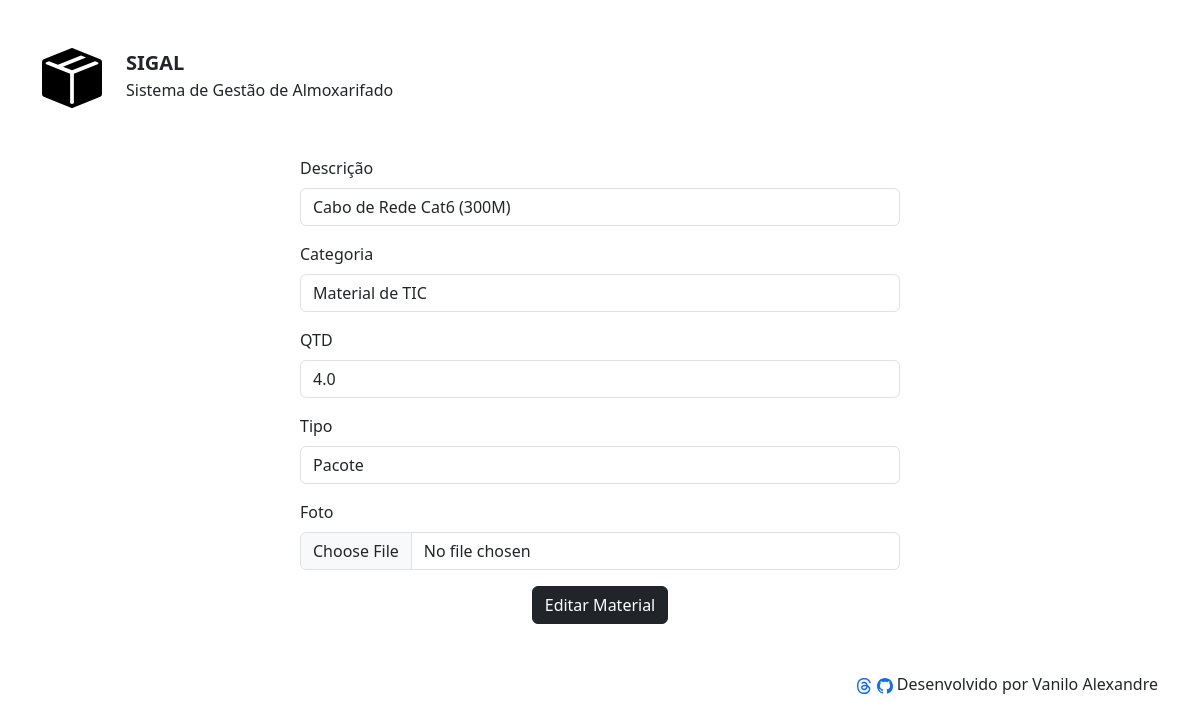
Before: /edit-material/3 (signed in) with the older database file.
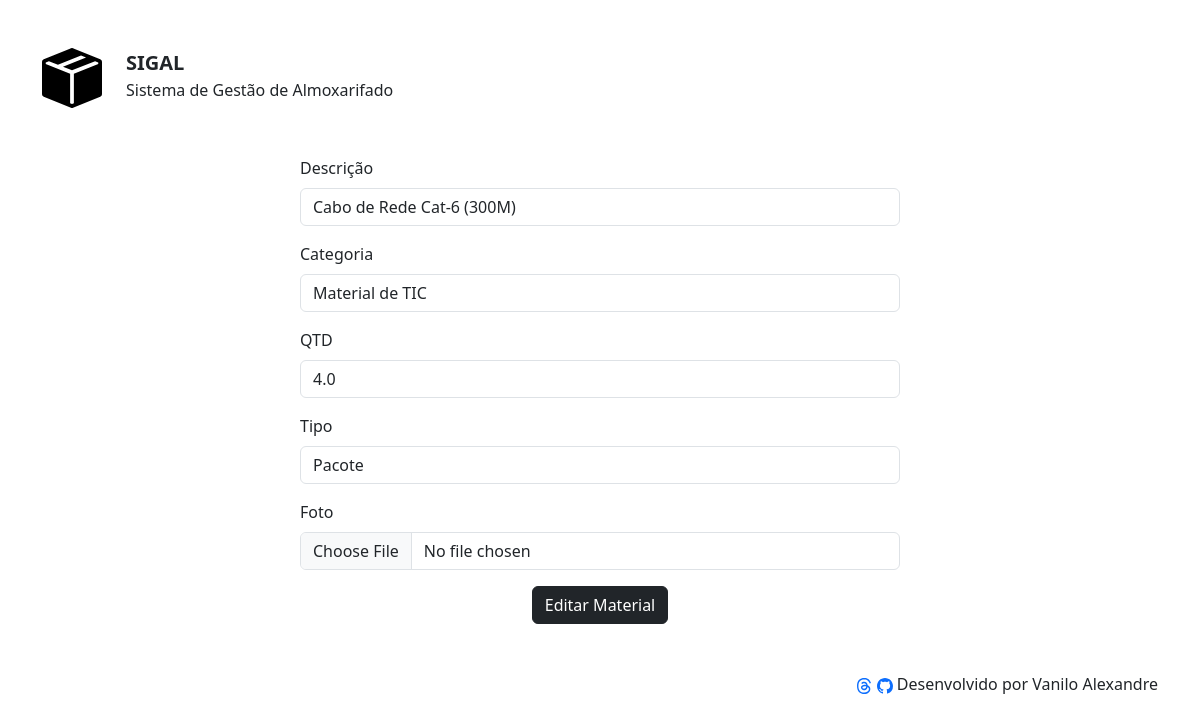
After: the same page with the newer database file.
### apps/estoque/models.py (models this page shows, shortened)
class Material(models.Model):
    OPCOES_CATEGORIA = [
        ("MAT-TIC", "Material de TIC"),
        ("MAT-EXPEDIENTE", "Material de Expediente"),
        ("MAT-ESCRITORIO", "Material de Escritório"),
    ]
    OPCOES_MEDIDA = [
        ("UND", "Unidade"),
        ("KG", "Quilograma"),
        ("PCT", "Pacote"),
    ]
    desc = models.CharField(max_length=100, null=False, blank=False)
    categoria = models.CharField(max_length=100, choices=OPCOES_CATEGORIA, default="")
    qtd = models.DecimalField(max_digits=8, decimal_places=1, null=False, blank=False)
    tipo = models.CharField(max_length=100, choices=OPCOES_MEDIDA, default="UND")
    foto = models.ImageField(upload_to="fotos/%Y/%m/%d/", blank=True)

### apps/estoque/views.py (the view)
# urls.py: path("edit-material/<int:materialID>", editMaterial, name="edit-material"),
def editMaterial(request, materialID):
    if not request.user.is_authenticated:
        messages.error(request, 'Usuário não logado')
        return redirect('login')
    material = Material.objects.get(id=materialID)
    form = MaterialForms(instance=material)
    if request.method == 'POST':
        form = MaterialForms(request.POST, request.FILES, instance=material)
        if form.is_valid():
            form.save()
            messages.success(request, 'Material Editado com Sucesso!')
            return redirect('index')
    return render(request, 'estoque/editMaterial.html', {'form':form, 'materialID':materialID})

### apps/estoque/forms.py
class MaterialForms(forms.ModelForm):
    class Meta:
        model = Material
        exclude = []
        labels = {
            "desc":"Descrição",
            "categoria":"Categoria",
            "qtd":"QTD",
            "tipo":"Tipo",
            "foto":"Foto",
        }
        widgets = {
            "desc": forms.TextInput(attrs={"class":"form-control"}),
            "categoria": forms.Select(attrs={"class":"form-control"}),
            "qtd": forms.NumberInput(attrs={"class":"form-control"}),
            "tipo": forms.Select(attrs={"class":"form-control"}),
            "foto": forms.FileInput(attrs={"class":"form-control"}),
        }

### templates/estoque/editMaterial.html (shortened to what this page needs)
{% extends 'shared/base.html' %}
{% load static %}
{% block content %}
<body>
    <div class="container-sm">
        <form action="{% url 'edit-material' materialID%}" method="POST" class="mx-auto" style="max-width: 600px;" enctype="multipart/form-data">
            {% for field in form.visible_fields %}
            <div class="mb-3" style="margin-bottom: 10px;">
                <label for="{{ field.id_for_label }}" class="form-label">{{field.label}}</label>
                {{ field }}
            </div>
            {% endfor %}
            <div class="mb-3 text-center">
                <button type="submit" class="btn btn-dark">Editar Material</button>
            </div>
        </form>
    </div>
</body>
{% endblock %}

Changed rows visible on the page:
changed Material "Material de TIC": desc "Cabo de Rede Cat6 (300M)" → "Cabo de Rede Cat-6 (300M)"
